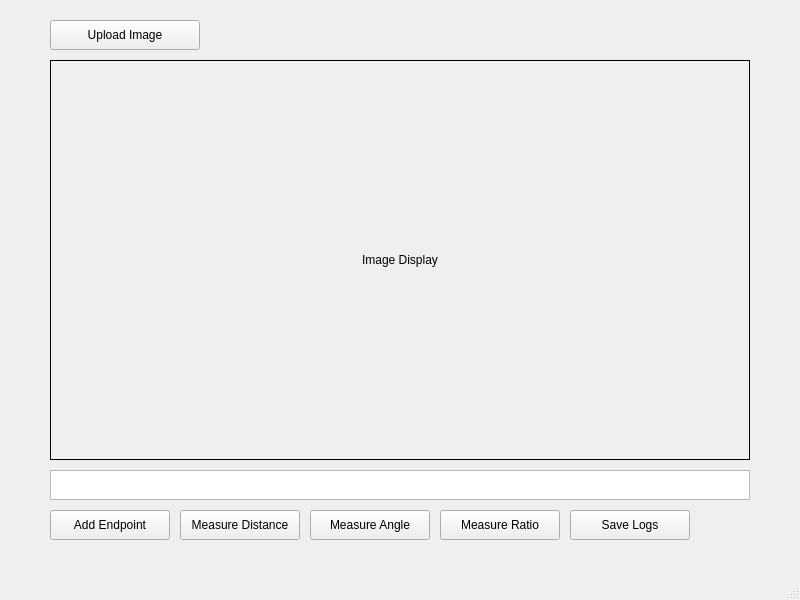
<?xml version="1.0" encoding="UTF-8"?>
<ui version="4.0">
 <class>MainWindow</class>
 <widget class="QMainWindow" name="MainWindow">
  <property name="geometry">
   <rect>
    <x>0</x>
    <y>0</y>
    <width>800</width>
    <height>600</height>
   </rect>
  </property>
  <property name="windowTitle">
   <string>Measurement Tool</string>
  </property>
  <widget class="QWidget" name="centralwidget">
   <!-- 上传图像按钮 -->
   <widget class="QPushButton" name="button_upload_image">
    <property name="geometry">
     <rect>
      <x>50</x>
      <y>20</y>
      <width>150</width>
      <height>30</height>
     </rect>
    </property>
    <property name="text">
     <string>Upload Image</string>
    </property>
   </widget>
   <!-- 图像显示区域 -->
   <widget class="QLabel" name="label_image">
    <property name="geometry">
     <rect>
      <x>50</x>
      <y>60</y>
      <width>700</width>
      <height>400</height>
     </rect>
    </property>
    <property name="text">
     <string>Image Display</string>
    </property>
    <property name="alignment">
     <set>Qt::AlignCenter</set>
    </property>
    <property name="frameShape">
     <enum>QFrame::Box</enum>
    </property>
   </widget>
   <!-- 功能按钮 -->
   <widget class="QPushButton" name="button_add_point">
    <property name="geometry">
     <rect>
      <x>50</x>
      <y>510</y>
      <width>120</width>
      <height>30</height>
     </rect>
    </property>
    <property name="text">
     <string>Add Endpoint</string>
    </property>
   </widget>
   <widget class="QPushButton" name="button_measure_distance">
    <property name="geometry">
     <rect>
      <x>180</x>
      <y>510</y>
      <width>120</width>
      <height>30</height>
     </rect>
    </property>
    <property name="text">
     <string>Measure Distance</string>
    </property>
   </widget>
   <widget class="QPushButton" name="button_measure_angle">
    <property name="geometry">
     <rect>
      <x>310</x>
      <y>510</y>
      <width>120</width>
      <height>30</height>
     </rect>
    </property>
    <property name="text">
     <string>Measure Angle</string>
    </property>
   </widget>
   <widget class="QPushButton" name="button_measure_ratio">
    <property name="geometry">
     <rect>
      <x>440</x>
      <y>510</y>
      <width>120</width>
      <height>30</height>
     </rect>
    </property>
    <property name="text">
     <string>Measure Ratio</string>
    </property>
   </widget>
   <widget class="QPushButton" name="button_save_logs">
    <property name="geometry">
     <rect>
      <x>570</x>
      <y>510</y>
      <width>120</width>
      <height>30</height>
     </rect>
    </property>
    <property name="text">
     <string>Save Logs</string>
    </property>
   </widget>
   <!-- 日志显示区域 -->
   <widget class="QTextEdit" name="textEdit_logs">
    <property name="geometry">
     <rect>
      <x>50</x>
      <y>470</y>
      <width>700</width>
      <height>30</height>
     </rect>
    </property>
    <property name="readOnly">
     <bool>true</bool>
    </property>
   </widget>
  </widget>
  <widget class="QMenuBar" name="menubar"/>
  <widget class="QStatusBar" name="statusbar"/>
 </widget>
</ui>
